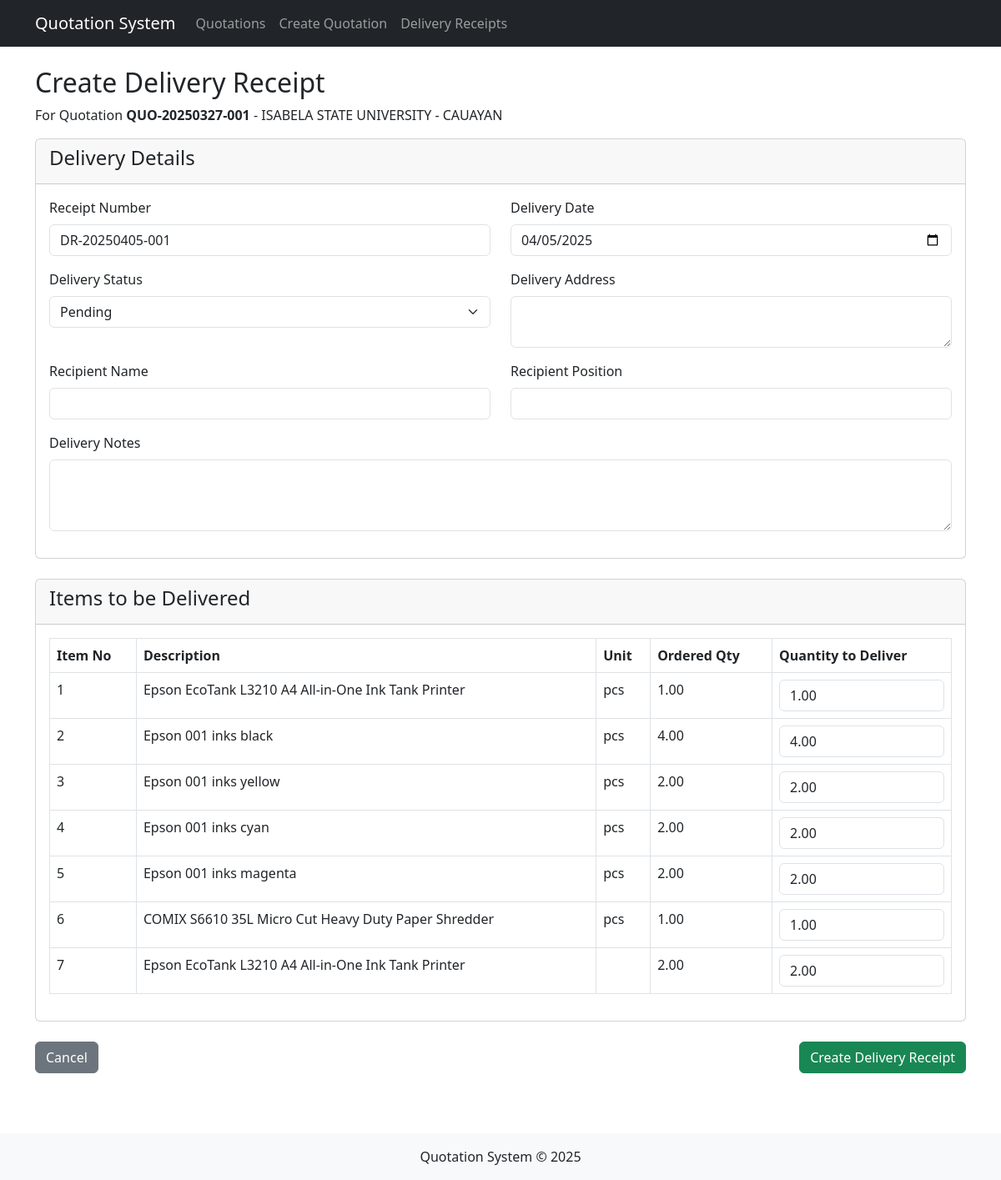
The app's page /delivery/create.php?quotation_id=6 with its own data.
### tables this page shows
CREATE TABLE `quotations` (
  `quotation_id` int(11) NOT NULL,
  `quotation_number` varchar(20) DEFAULT NULL,
  `customer_name` varchar(255) NOT NULL,
  `customer_email` varchar(255) DEFAULT NULL,
  `customer_phone` varchar(50) DEFAULT NULL,
  `agency_name` varchar(255) DEFAULT NULL,
  `agency_address` text DEFAULT NULL,
  `contact_person` varchar(255) DEFAULT NULL,
  `quotation_date` date NOT NULL,
  `valid_until` date DEFAULT NULL,
  `status` enum('draft','sent','accepted','rejected') DEFAULT 'draft',
  `notes` text DEFAULT NULL,
  `created_at` timestamp NOT NULL DEFAULT current_timestamp(),
  `updated_at` timestamp NOT NULL DEFAULT current_timestamp() ON UPDATE current_timestamp()
);

CREATE TABLE `quotation_items` (
  `item_id` int(11) NOT NULL,
  `quotation_id` int(11) NOT NULL,
  `item_no` int(11) NOT NULL,
  `quantity` decimal(10,2) NOT NULL,
  `unit` varchar(50) DEFAULT NULL,
  `description` text NOT NULL,
  `original_price` decimal(10,2) NOT NULL,
  `markup_percentage` decimal(10,2) NOT NULL,
  `unit_price` decimal(10,2) NOT NULL,
  `total_amount` decimal(10,2) NOT NULL
);

### models/Quotation.php (called while the page is built, shortened)
<?php
require_once __DIR__ . '/QuotationItem.php';
require_once __DIR__ . '/DocumentNumbering.php';
class Quotation {
    private $conn;
    private $table_name = "quotations";
    public $quotation_id;
    public $quotation_number;
    public function __construct($db) {
        $this->conn = $db;
    }
    public function readOne() {
        $query = "SELECT * FROM " . $this->table_name . " WHERE ";
        if (isset($this->quotation_id) && !empty($this->quotation_id)) {
            $query .= "quotation_id = :id LIMIT 0,1";
            $param_name = ":id";
            $param_value = $this->quotation_id;
        } elseif (isset($this->quotation_number) && !empty($this->quotation_number)) {
            $query .= "quotation_number = :number LIMIT 0,1";
            $param_name = ":number";
            $param_value = $this->quotation_number;
        } else {
             error_log("readOne called without quotation_id or quotation_number.");
             return false;
        }
        $stmt = $this->conn->prepare($query);
        $stmt->bindParam($param_name, $param_value);
        $stmt->execute();
        $row = $stmt->fetch(PDO::FETCH_ASSOC);
        if ($row) {
            $this->quotation_id = $row['quotation_id'];
            $this->quotation_number = $row['quotation_number'];
            $this->customer_name = $row['customer_name'];
            $this->contact_person = $row['contact_person'] ?? '';
            $item = new QuotationItem($this->conn);
            $item->quotation_id = $this->quotation_id;
            $this->items = $item->readByQuotationId();
            return true;
        }
        return false;
    }
}
?>

### models/DocumentNumbering.php (called while the page is built, shortened)
<?php
class DocumentNumbering {
    private $conn;
    public function __construct($db) {
        $this->conn = $db;
    }
    public function generateNumber($type, $table, $column) {
        $date = date('Ymd');
        $datePrefix = substr($date, 0, 8);
        $basePrefix = $type . "-" . $datePrefix;
        $query = "SELECT MAX(" . $column . ") as max_number FROM " . $table . "
                  WHERE " . $column . " LIKE :prefix";
        $stmt = $this->conn->prepare($query);
        $searchPrefix = $basePrefix . "%";
        $stmt->bindParam(":prefix", $searchPrefix);
        $stmt->execute();
        $row = $stmt->fetch(PDO::FETCH_ASSOC);
        $maxNumber = $row['max_number'];
        if ($maxNumber) {
            $parts = explode('-', $maxNumber);
            $sequential = (int)end($parts);
            $sequential++;
        } else {
            $sequential = 1;
        }
        $sequentialPadded = str_pad($sequential, 3, '0', STR_PAD_LEFT);
        return $basePrefix . "-" . $sequentialPadded;
    }
    public function generateDeliveryReceiptNumber() {
        return $this->generateNumber('DR', 'delivery_receipts', 'receipt_number');
    }
}

### models/QuotationItem.php (called while the page is built, shortened)
<?php
class QuotationItem {
    private $conn;
    private $table_name = "quotation_items";
    public $quotation_id;
    public function __construct($db) {
        $this->conn = $db;
    }
    public function readByQuotationId() {
        $query = "SELECT * FROM " . $this->table_name . "
                  WHERE quotation_id = :quotation_id
                  ORDER BY item_no ASC";
        $stmt = $this->conn->prepare($query);
        $stmt->bindParam(":quotation_id", $this->quotation_id);
        $stmt->execute();
        $items = [];
        while ($row = $stmt->fetch(PDO::FETCH_ASSOC)) {
            $items[] = [
                'item_id' => $row['item_id'],
                'quotation_id' => $row['quotation_id'],
                'item_no' => $row['item_no'],
                'quantity' => $row['quantity'],
                'unit' => $row['unit'],
                'description' => $row['description'],
                'original_price' => $row['original_price'],
                'markup_percentage' => $row['markup_percentage'],
                'unit_price' => $row['unit_price'],
                'total_amount' => $row['total_amount']
            ];
        }
        return $items;
    }
}

### delivery/create.php (the view, shortened to what this page needs)
<?php
require_once '../models/Quotation.php';
require_once '../models/DocumentNumbering.php';
$database = new Database();
$db = $database->getConnection();
$quotation = new Quotation($db);
$quotation_id = isset($_GET['quotation_id']) ? $_GET['quotation_id'] : die('ERROR: Missing Quotation ID.');
$quotation->quotation_id = $quotation_id;
if (!$quotation->readOne()) {
    header("Location: ../quotation/list.php");
    exit();
}
$numbering = new DocumentNumbering($db);
$receipt_number = $numbering->generateDeliveryReceiptNumber();
include_once '../includes/header.php';
?>
<div class="container mt-4">
    <div class="row">
        <div class="col-md-12">
            <h2>Create Delivery Receipt</h2>
            <p>For Quotation <strong><?php echo $quotation->quotation_number; ?></strong> - <?php echo htmlspecialchars($quotation->customer_name); ?></p>
            <form method="post" id="deliveryForm">
                <div class="card mb-4">
                    <div class="card-header">
                        <h4>Delivery Details</h4>
                    </div>
                    <div class="card-body">
                        <div class="row">
                            <div class="col-md-6 mb-3">
                                <label for="receipt_number" class="form-label">Receipt Number</label>
                                <input type="text" class="form-control" id="receipt_number" name="receipt_number" value="<?php echo $receipt_number; ?>" readonly>
                            </div>
                            <div class="col-md-6 mb-3">
                                <label for="delivery_date" class="form-label">Delivery Date</label>
                                <input type="date" class="form-control" id="delivery_date" name="delivery_date" value="<?php echo date('Y-m-d'); ?>" required>
                            </div>
                        </div>
                        <div class="row">
                            <div class="col-md-6 mb-3">
                                <label for="delivery_status" class="form-label">Delivery Status</label>
                                <select class="form-select" id="delivery_status" name="delivery_status" required>
                                    <option value="pending">Pending</option>
                                </select>
                            </div>
                            <div class="col-md-6 mb-3">
                                <label for="delivery_address" class="form-label">Delivery Address</label>
                                <textarea class="form-control" id="delivery_address" name="delivery_address" rows="2" required><?php echo htmlspecialchars($quotation->agency_address ?? ''); ?></textarea>
                            </div>
                        </div>
                        <div class="row">
                            <div class="col-md-6 mb-3">
                                <label for="recipient_name" class="form-label">Recipient Name</label>
                                <input type="text" class="form-control" id="recipient_name" name="recipient_name" value="<?php echo htmlspecialchars($quotation->contact_person ?? ''); ?>" required>
                            </div>
                            <div class="col-md-6 mb-3">
                                <label for="recipient_position" class="form-label">Recipient Position</label>
                                <input type="text" class="form-control" id="recipient_position" name="recipient_position">
                            </div>
                        </div>
                        <div class="mb-3">
                            <label for="delivery_notes" class="form-label">Delivery Notes</label>
                            <textarea class="form-control" id="delivery_notes" name="delivery_notes" rows="3"></textarea>
                        </div>
                    </div>
                </div>
                <div class="card mb-4">
                    <div class="card-header">
                        <h4>Items to be Delivered</h4>
                    </div>
                    <div class="card-body">
                        <div class="table-responsive">
                            <table class="table table-bordered">
                                <thead>
                                    <tr>
                                        <th>Item No</th>
                                        <th>Description</th>
                                        <th>Unit</th>
                                        <th>Ordered Qty</th>
                                        <th>Quantity to Deliver</th>
                                    </tr>
                                </thead>
                                <tbody>
                                    <?php foreach($quotation->items as $item): ?>
                                    <tr>
                                        <td><?php echo $item['item_no']; ?></td>
                                        <td><?php echo htmlspecialchars($item['description']); ?></td>
                                        <td><?php echo htmlspecialchars($item['unit']); ?></td>
                                        <td><?php echo $item['quantity']; ?></td>
                                        <td>
                                            <input type="number" class="form-control quantity-delivered" name="quantity_delivered[]" value="<?php echo $item['quantity']; ?>" min="0" max="<?php echo $item['quantity']; ?>" step="0.01" required>
                                        </td>
                                    </tr>
                                    <?php endforeach; ?>
                                </tbody>
                            </table>
                        </div>
                    </div>
                </div>
                <div class="d-flex justify-content-between mb-4">
                    <a href="../quotation/view.php?id=<?php echo $quotation_id; ?>" class="btn btn-secondary">Cancel</a>
                    <button type="submit" class="btn btn-success">Create Delivery Receipt</button>
                </div>
            </form>
        </div>
    </div>
</div>
<?php
include_once '../includes/footer.php';
?>

### records on screen
quotations: quotation_number "QUO-20250327-001", customer_name "ISABELA STATE UNIVERSITY - CAUAYAN"
quotation_items: item_no "1", description "Epson EcoTank L3210 A4 All-in-One Ink Tank Printer", unit "pcs", quantity "1.00"
quotation_items: item_no "2", description "Epson 001 inks black", unit "pcs", quantity "4.00"
quotation_items: item_no "3", description "Epson 001 inks yellow", unit "pcs", quantity "2.00"
quotation_items: item_no "4", description "Epson 001 inks cyan", unit "pcs", quantity "2.00"
quotation_items: item_no "5", description "Epson 001 inks magenta", unit "pcs", quantity "2.00"
quotation_items: item_no "6", description "COMIX S6610 35L Micro Cut Heavy Duty Paper Shredder", unit "pcs", quantity "1.00"
quotation_items: item_no "7", description "Epson EcoTank L3210 A4 All-in-One Ink Tank Printer", quantity "2.00"
